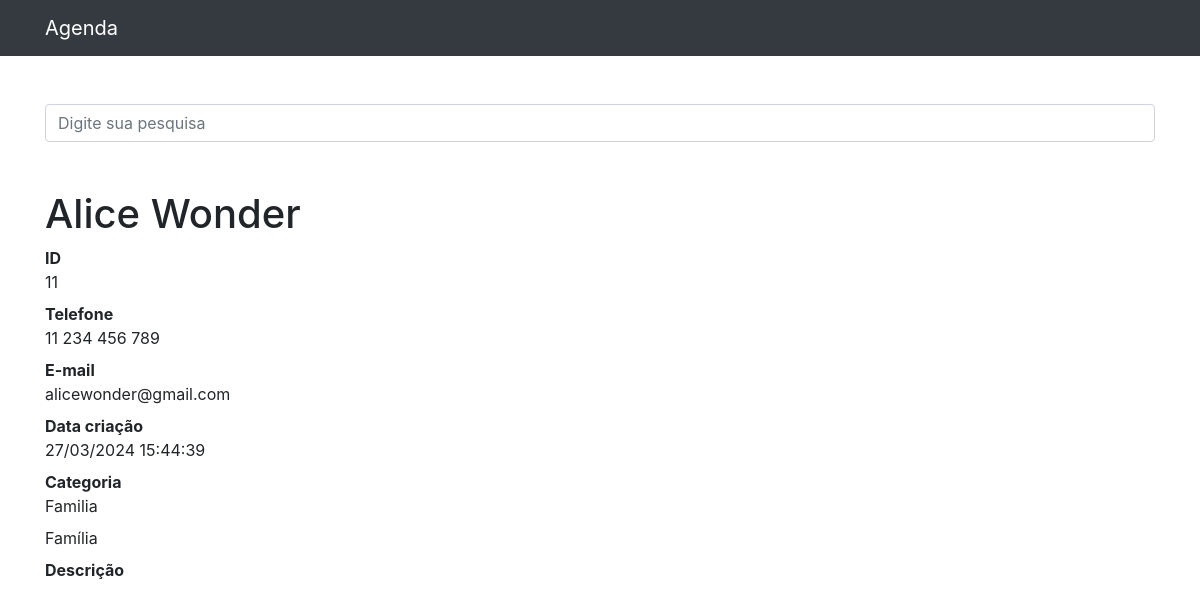
Page /11 on the committed database.
### contatos/models.py (models this page shows, shortened)
class Contato(models.Model):
    nome = models.CharField(max_length=150)
    sobrenome = models.CharField(max_length=255, blank=True)
    telefone = models.CharField(max_length=255)
    email = models.CharField(max_length=255, blank=True)
    data_criacao = models.DateTimeField(default=timezone.now)
    descricao = models.TextField(blank=True)
    categoria = models.ForeignKey(Categoria, on_delete=models.DO_NOTHING)
    mostrar = models.BooleanField(default=True)
    foto = models.ImageField(blank=True, upload_to='fotos/%Y/%m/')

class Categoria(models.Model):
    nome = models.CharField(max_length=255)
    def __str__(self):
        return self.nome

### contatos/views.py (the view)
# urls.py: path('<int:contato_id>', views.ver_contato, name='ver_contato'),
def ver_contato(request, contato_id):
    contato = get_object_or_404(Contato, id=contato_id)
    if not contato.mostrar:
        raise Http404()
    return render(request, 'contatos/ver_contato.html', {
        'contato': contato
    })

### contatos/templates/contatos/ver_contato.html (shortened to what this page needs)
{% extends 'base.html' %}
{%block conteudo%}
  <h1 class="mt-5">{{ contato.nome }} {{ contato.sobrenome }}</h1>
  <dl>
    <dt>ID</dt>
    <dd>{{ contato.id }}</dd>
    <dt>Telefone</dt>
    <dd>{{ contato.telefone }}</dd>
    <dt>E-mail</dt>
    <dd>{{ contato.email }}</dd>
    <dt>Data criação</dt>
    <dd>{{ contato.data_criacao|date:'d/m/Y H:i:s' }}</dd>
    <dt>Categoria</dt>
      <dd>{{ contato.categoria }}</dd>
    <dd>Família</dd>
    <dt>Descrição</dt>
  </dl>
{%endblock%}

### rows in the picture
Contato: nome "Alice", sobrenome "Wonder", id "11", telefone "11 234 456 789", email "alicewonder@gmail.com", data_criacao "27/03/2024 15:44:39", categoria "Familia"
